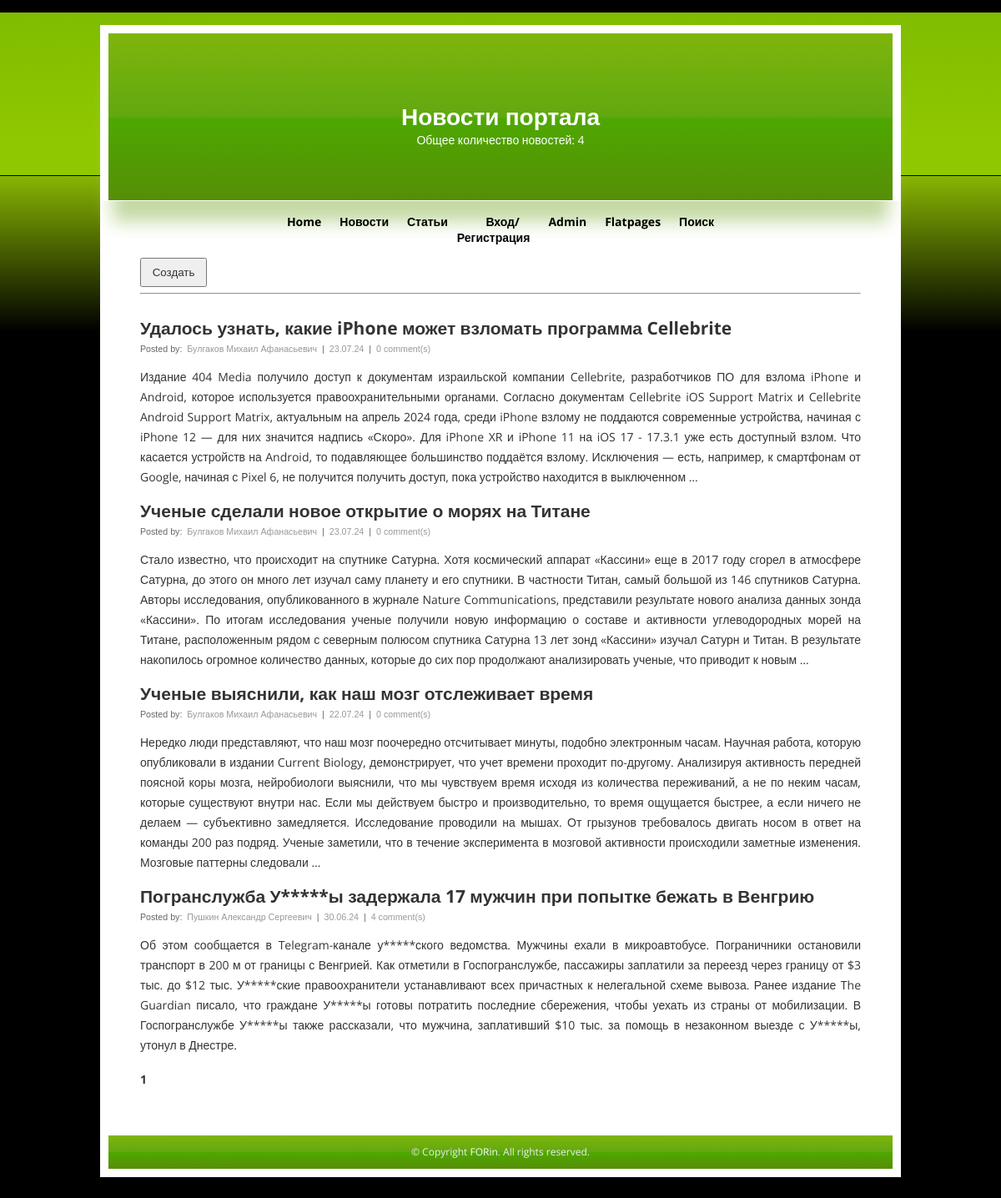
Before: /news/ with the older database file.
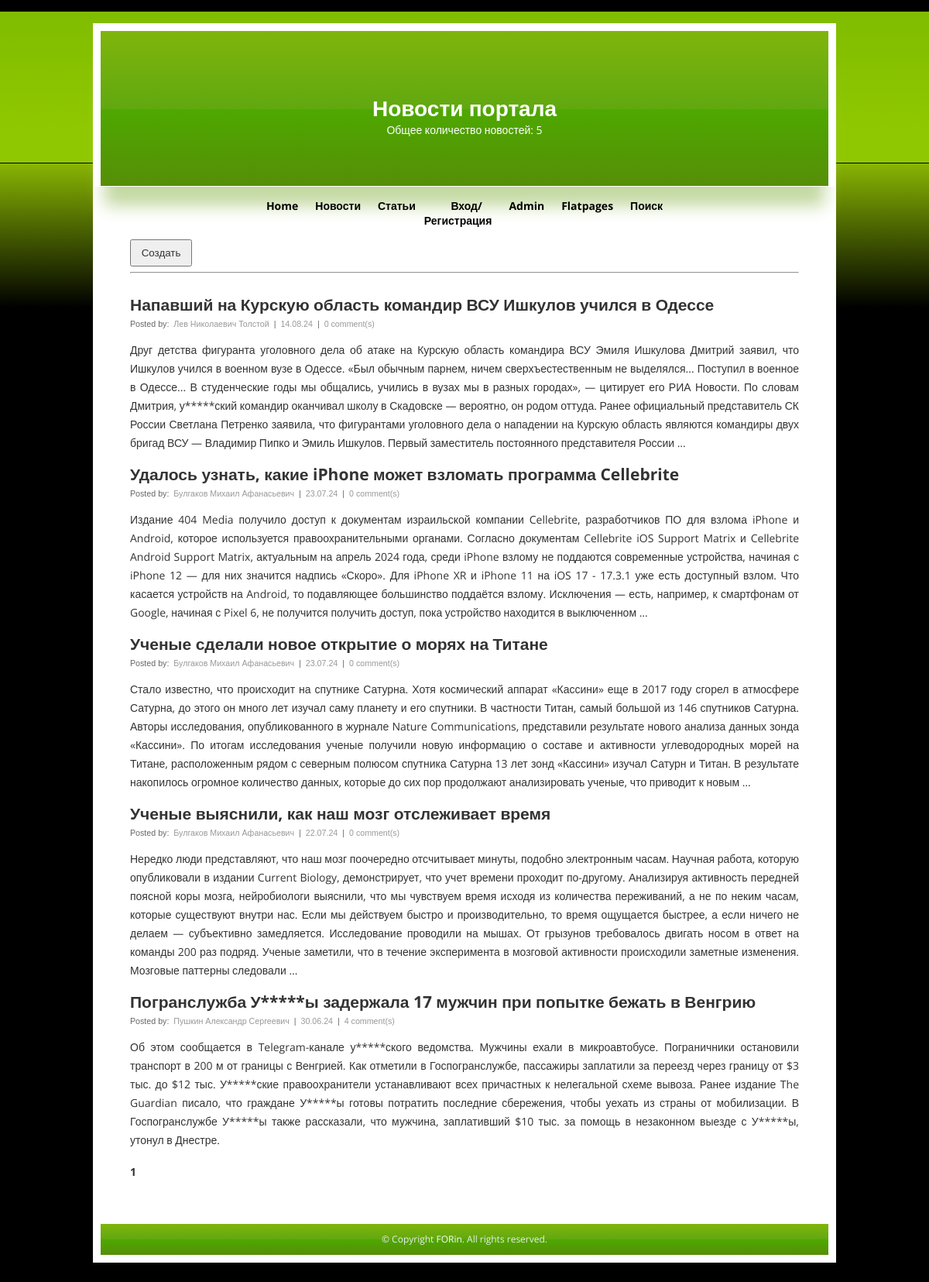
After: the same page with the newer database file.
### np_post/models.py (models this page shows, shortened)
class Post(models.Model):
    title = models.CharField(max_length=170)
    text_post = models.TextField()
    rating = models.IntegerField(default=0)
    date_creation = models.DateTimeField(auto_now_add=True)
    publication_type = models.CharField(max_length=8, default=ARTICNEWS.NEWS, choices=(
        (ARTICNEWS.NEWS, 'Новость'), (ARTICNEWS.ARTICLE, 'Статья'),
    ))
    author = models.ForeignKey(Author, on_delete=models.RESTRICT, related_name='Posts')
    category = models.ManyToManyField(Category, related_name='post_category')

class Author(models.Model):
    full_name = models.CharField(max_length=50)
    rating = models.IntegerField(blank=True, default=0)
    user = models.OneToOneField(User, on_delete=models.CASCADE)

### np_post/views.py (the view)
class NewsList(ListView):
    model = Post
    queryset = Post.objects.filter(publication_type=ARTICNEWS.NEWS)
    ordering = '-date_creation'
    template_name = 'news.html'
    context_object_name = 'news'
    paginate_by = 7

### np_post/templatetags/censor_filters.py (called while the page is built)
@register.filter()
def censor(value):
    for curse_word in CURSE_WORDS:
        pattern = curse_word
        repl = len(curse_word) * '*'
        value = re.sub(pattern, repl, value)
    return value

### templates/news.html (shortened to what this page needs)
{% extends 'main.html' %}
{% load censor_filters %}
{% block header %}
    <h1><a href="#" title="Новости портала">Новости портала</a></h1>
    <p>Общее количество новостей: {{ news|length }}</p>
{% endblock header %}
{% block content %}
    <button type="button" name="button" style="width: 80px; height:35px;">
      <a href="create/" title="Создать">Создать</a>
    </button><br><hr><br>
    {% if news %}
        {% for new in news %}
		    <h2><a title="{{ new.title|censor }}" href="{{ new.id }}">{{ new.title|censor }}</a></h2>
		    <span class="author">Posted by: <a href="#">{{ new.author.full_name }}</a> |
            <a href="#">{{ new.date_creation|date:'d.m.y' }}</a> |
            <a href="#">{{ new.comment_set.all.count }} comment(s)</a></span>
		    <p>{{ new.text_post|censor|truncatewords:100 }}</p>
        {% endfor %}
    {% else %}
        <h2>Новостей нет!</h2>
    {% endif %}
{% endblock content %}

Changed rows visible on the page:
added Post: title|censor "Напавший на Курскую область командир ВСУ Ишкулов учился в Одессе", author.full_name "Лев Николаевич Толстой", date_creation "14.08.24", comment_set.all.count "0", text_post|censor "Друг детства фигуранта уголовного дела об атаке на Курскую область командира ВСУ Эмиля Ишкулова Дмитрий заявил, что Ишкулов учился в военном вузе в Одессе. «Был обычным парнем, ничем сверхъестественным не выделялся... Поступил в военное в Одессе... В студенческие годы мы общались, учились в вузах мы в разных городах», — цитирует его РИА Новости. По словам Дмитрия, у*****ский командир оканчивал школу в Скадовске — вероятно, он родом оттуда. Ранее официальный представитель СК России Светлана Петренко заявила, что фигурантами уголовного дела о нападении на Курскую область являются командиры двух бригад ВСУ — Владимир Пипко и Эмиль Ишкулов. Первый заместитель постоянного представителя России …"
Other visible differences:
{{ news|length }}: "4" → "5"
